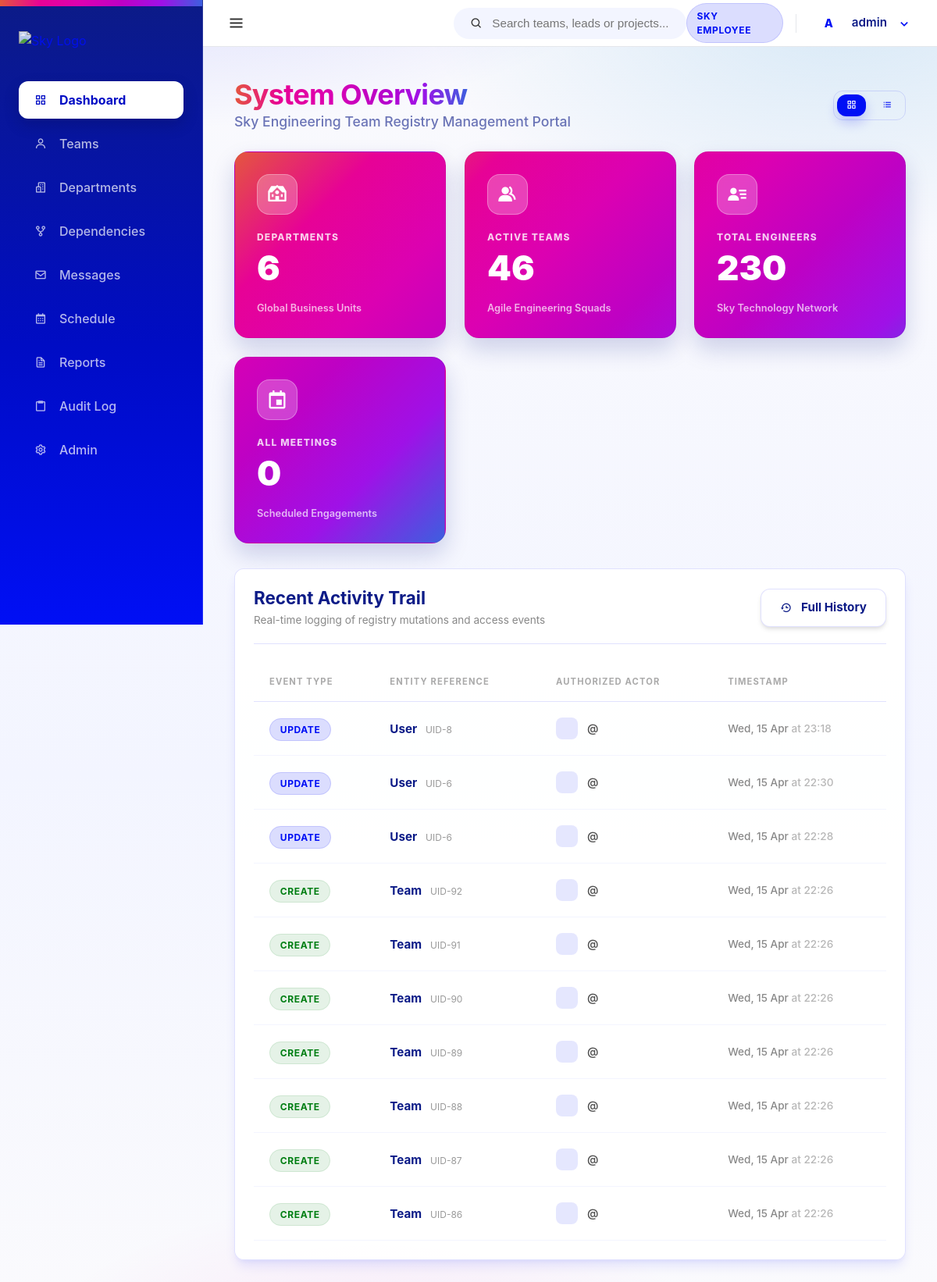
The app's page /dashboard/ (signed in), older data.
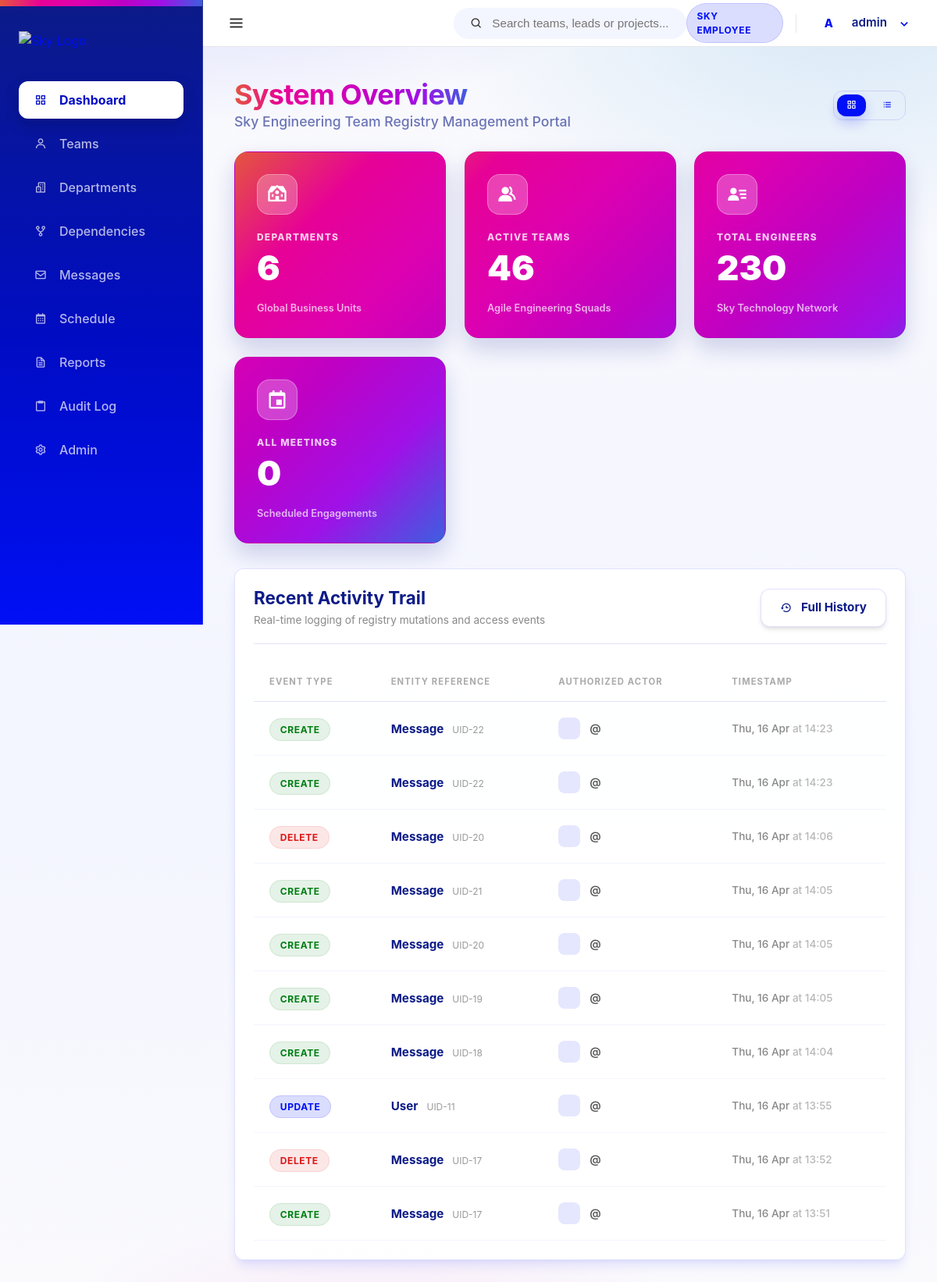
The same page, newer data.
### core/models.py (models this page shows, shortened)
class AuditLog(models.Model):
    audit_id = models.AutoField(primary_key=True)
    actor_user = models.ForeignKey(User, on_delete=models.SET_NULL, null=True, blank=True, related_name='audit_actions')
    ACTION_CHOICES = [
        ('CREATE', 'Create'),
        ('UPDATE', 'Update'),
        ('DELETE', 'Delete'),
    ]
    action_type = models.CharField(max_length=10, choices=ACTION_CHOICES)
    entity_type = models.CharField(max_length=50) # Team/Department/User etc.
    entity_id = models.IntegerField()
    action_changed_at = models.DateTimeField(auto_now_add=True)
    change_summary = models.TextField()

### core/views.py (the view)
# urls.py: path('', views.dashboard, name='dashboard'),
@login_required
def dashboard(request):
    view_mode = request.GET.get('view', 'grid')
    context = {
        'total_teams': Team.objects.count(),
        'total_depts': Department.objects.count(),
        'total_members': TeamMember.objects.count(),
        'total_meetings': Meeting.objects.count(),
        'recent_updates': AuditLog.objects.all().order_by('-action_changed_at')[:10],
        'view_mode': view_mode,
    }
    return render(request, 'dashboard.html', context)

### templates/dashboard.html (shortened to what the changed rows need)
{% extends 'base.html' %}
{% block content %}
<div class="flex-between mb-2 animate-slide-up">
    <div class="dashboard-header">
        <h1 class="spectrum-text" style="font-size: 2.25rem; letter-spacing: -0.02em;">System Overview</h1>
    </div>
</div>
<div class="row animate-slide-up" style="animation-delay: 0.4s; margin-top: 2rem;">
    <div class="card spell-tilt" style="width: 100%;">
        <div class="card-header" style="margin-bottom: 1.5rem; display: flex; justify-content: space-between; align-items: center; border-bottom: 1px solid var(--border); padding-bottom: 1.25rem;">
            <div>
                <h2 style="font-size: 1.4rem; color: var(--sky-header-blue);">Recent Activity Trail</h2>
            </div>
        </div>
        <table style="width: 100%; border-collapse: collapse;">
            <thead>
                <tr style="text-align: left; color: #aaa; font-size: 0.7rem; text-transform: uppercase; letter-spacing: 0.1em; border-bottom: 1px solid var(--border);">
                    <th style="padding: 1rem 1.25rem;">Event Type</th>
                    <th style="padding: 1rem 1.25rem;">Entity Reference</th>
                    <th style="padding: 1rem 1.25rem;">Authorized Actor</th>
                    <th style="padding: 1rem 1.25rem;">Timestamp</th>
                </tr>
            </thead>
            <tbody>
                {% for log in recent_updates %}
                <tr style="border-bottom: 1px solid var(--sky-surface-strong); transition: background 0.2s ease;">
                    <td style="padding: 1.25rem;">
                        <span class="badge {% if log.action_type == 'CREATE' %}badge-green{% elif log.action_type == 'DELETE' %}badge-red{% else %}badge-blue{% endif %}">
                            {{ log.action_type }}
                        </span>
                    </td>
                    <td style="padding: 1.25rem;">
                        <span style="font-weight: 700; color: var(--sky-header-blue); font-size: 0.95rem;">{{ log.entity_type }}</span>
                        <span style="font-size: 0.75rem; color: #999; margin-left: 0.4rem;">UID-{{ log.entity_id }}</span>
                    </td>
                    <td style="padding: 1.25rem;">
                        <div style="display: flex; align-items: center; gap: 0.75rem;">
                            <div style="width: 28px; height: 28px; background: var(--sky-tint-10); border-radius: 8px; display: flex; align-items: center; justify-content: center; font-size: 0.75rem; font-weight: 800; color: var(--sky-primary);">
                            </div>
                            <span style="font-weight: 600; color: #555; font-size: 0.9rem;">@{{ log.actor_user.username }}</span>
                        </div>
                    </td>
                    <td style="padding: 1.25rem; font-size: 0.85rem; color: #888; font-weight: 500;">
                        {{ log.action_changed_at|date:"D, d M" }} <span style="opacity: 0.6;">at {{ log.action_changed_at|date:"H:i" }}</span>
                    </td>
                </tr>
                {% endfor %}
            </tbody>
        </table>
    </div>
</div>
{% endblock %}

Row changes from the older to the newer data that the page shows:
no longer on this page (row unchanged): AuditLog: action_type "UPDATE", entity_type "User", entity_id "8", action_changed_at "Wed, 15 Apr", action_changed_at "23:18"
no longer on this page (row unchanged): AuditLog: action_type "UPDATE", entity_type "User", entity_id "6", action_changed_at "Wed, 15 Apr", action_changed_at "22:30"
no longer on this page (row unchanged): AuditLog: action_type "UPDATE", entity_type "User", entity_id "6", action_changed_at "Wed, 15 Apr", action_changed_at "22:28"
no longer on this page (row unchanged): AuditLog: action_type "CREATE", entity_type "Team", entity_id "92", action_changed_at "Wed, 15 Apr", action_changed_at "22:26"
no longer on this page (row unchanged): AuditLog: action_type "CREATE", entity_type "Team", entity_id "91", action_changed_at "Wed, 15 Apr", action_changed_at "22:26"
no longer on this page (row unchanged): AuditLog: action_type "CREATE", entity_type "Team", entity_id "90", action_changed_at "Wed, 15 Apr", action_changed_at "22:26"
no longer on this page (row unchanged): AuditLog: action_type "CREATE", entity_type "Team", entity_id "89", action_changed_at "Wed, 15 Apr", action_changed_at "22:26"
no longer on this page (row unchanged): AuditLog: action_type "CREATE", entity_type "Team", entity_id "88", action_changed_at "Wed, 15 Apr", action_changed_at "22:26"
no longer on this page (row unchanged): AuditLog: action_type "CREATE", entity_type "Team", entity_id "87", action_changed_at "Wed, 15 Apr", action_changed_at "22:26"
no longer on this page (row unchanged): AuditLog: action_type "CREATE", entity_type "Team", entity_id "86", action_changed_at "Wed, 15 Apr", action_changed_at "22:26"
added AuditLog: action_type "CREATE", entity_type "Message", entity_id "22", action_changed_at "Thu, 16 Apr", action_changed_at "14:23"
added AuditLog: action_type "CREATE", entity_type "Message", entity_id "22", action_changed_at "Thu, 16 Apr", action_changed_at "14:23"
added AuditLog: action_type "DELETE", entity_type "Message", entity_id "20", action_changed_at "Thu, 16 Apr", action_changed_at "14:06"
added AuditLog: action_type "CREATE", entity_type "Message", entity_id "21", action_changed_at "Thu, 16 Apr", action_changed_at "14:05"
added AuditLog: action_type "CREATE", entity_type "Message", entity_id "20", action_changed_at "Thu, 16 Apr", action_changed_at "14:05"
added AuditLog: action_type "CREATE", entity_type "Message", entity_id "19", action_changed_at "Thu, 16 Apr", action_changed_at "14:05"
added AuditLog: action_type "CREATE", entity_type "Message", entity_id "18", action_changed_at "Thu, 16 Apr", action_changed_at "14:04"
added AuditLog: action_type "UPDATE", entity_type "User", entity_id "11", action_changed_at "Thu, 16 Apr", action_changed_at "13:55"
added AuditLog: action_type "DELETE", entity_type "Message", entity_id "17", action_changed_at "Thu, 16 Apr", action_changed_at "13:52"
added AuditLog: action_type "CREATE", entity_type "Message", entity_id "17", action_changed_at "Thu, 16 Apr", action_changed_at "13:51"
